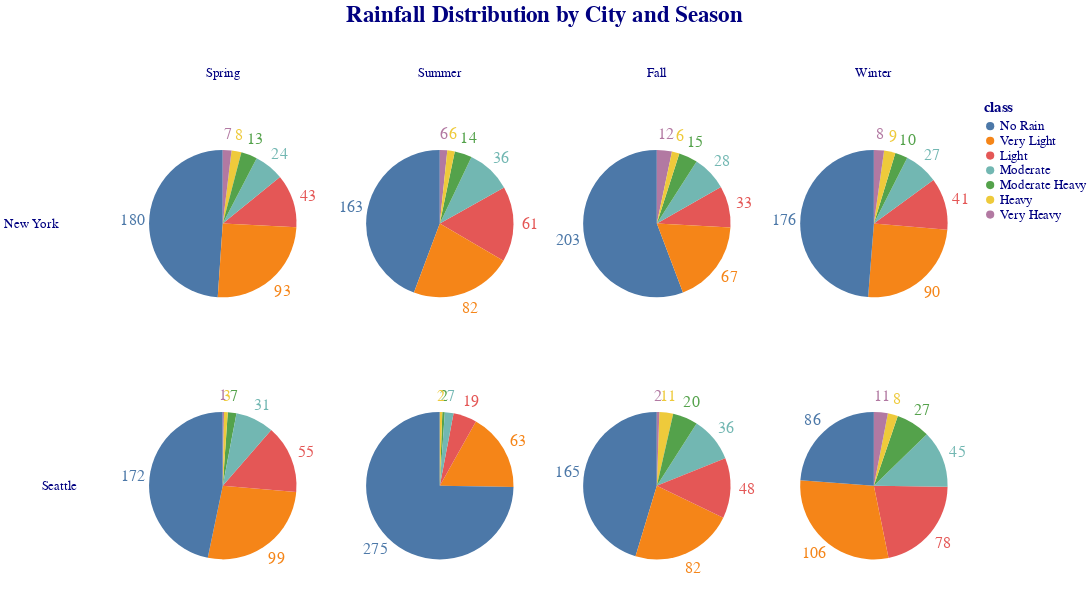

Here is the notebook cell this chart was saved with:
### Code cell
base = alt.Chart(df).encode(
    alt.Theta("count()").stack(True),
    alt.Color("class:N").scale(domain=['No Rain','Very Light','Light','Moderate','Moderate Heavy','Heavy','Very Heavy'])
).properties(width = 180)

pie = base.mark_arc()
text = base.mark_text(radius=110, size=20).encode(text="count()")

chart = (pie+text).facet(
    column = alt.Column("season:N",
                        sort = ['Spring','Summer','Fall','Winter'],
                        title = 'Rainfall Distribution by City and Season'),
    row = alt.Row("city:N",title = None)
)

chart.configure_header(
    labelFontSize = 16,
    labelColor='navy',
    labelAngle = 0,
    titleFontSize=28,
    titleAngle = 0,
    titleColor='navy',
)

### Figure 1 — Vega-Lite specification as saved in the notebook (floating-point values rounded to 4 significant figures; data arrays with more than 128 entries replaced by an {"elided": "..."} marker saying what was removed)
{"config": {"view": {"width": 600}, "axis": {"titleColor": "navy", "labelColor": "navy", "labelFontSize": 16, "titleFontSize": 18}, "title": {"color": "navy", "fontSize": 28}, "legend": {"titleColor": "navy", "labelColor": "navy", "labelFontSize": 16, "titleFontSize": 18}, "mark": {"color": "cornflowerblue", "fill": "cornflowerblue"}, "header": {"labelAngle": 0, "labelColor": "navy", "labelFontSize": 16, "titleAngle": 0, "titleColor": "navy", "titleFontSize": 28}}, "data": {"name": "data-bf256bf7ab41bb9a859d399c187d90fa"}, "facet": {"column": {"field": "season", "sort": ["Spring", "Summer", "Fall", "Winter"], "title": "Rainfall Distribution by City and Season", "type": "nominal"}, "row": {"field": "city", "title": null, "type": "nominal"}}, "spec": {"layer": [{"mark": {"type": "arc"}, "encoding": {"color": {"field": "class", "scale": {"domain": ["No Rain", "Very Light", "Light", "Moderate", "Moderate Heavy", "Heavy", "Very Heavy"]}, "type": "nominal"}, "theta": {"aggregate": "count", "stack": true, "type": "quantitative"}}}, {"mark": {"type": "text", "radius": 110, "size": 20}, "encoding": {"color": {"field": "class", "scale": {"domain": ["No Rain", "Very Light", "Light", "Moderate", "Moderate Heavy", "Heavy", "Very Heavy"]}, "type": "nominal"}, "text": {"aggregate": "count", "type": "quantitative"}, "theta": {"aggregate": "count", "stack": true, "type": "quantitative"}}}], "width": 180}, "$schema": "https://vega.github.io/schema/vega-lite/v5.17.0.json", "datasets": {"data-bf256bf7ab41bb9a859d399c187d90fa": {"elided": "2922 records"}}}
